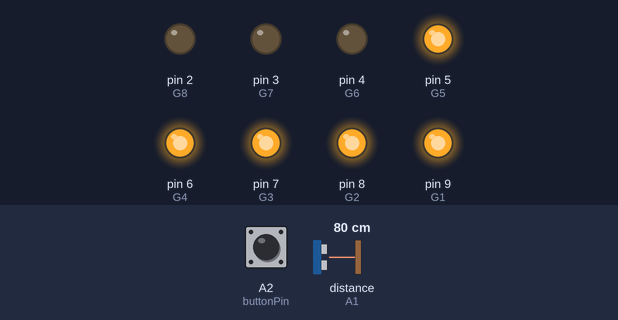
Recording of a sketch running on a simulated Arduino Uno, built with avr-gcc and run on an emulated ATmega328P. On the bench: output pins drawn as LEDs (lit = HIGH). Inputs (shaded band) come from the test bench; at power-on: A2 (buttonPin) HIGH, distance to the obstacle (sensor on A1) 80 cm. The echo pulse lasts 58.3 µs per cm; EEPROM starts erased; pins used as bus, display or sensor lines are not drawn.

Above: at 1.2 s.
1.3 s: A2 (buttonPin) pulled LOW for 0.25 s
At 1.9 s:
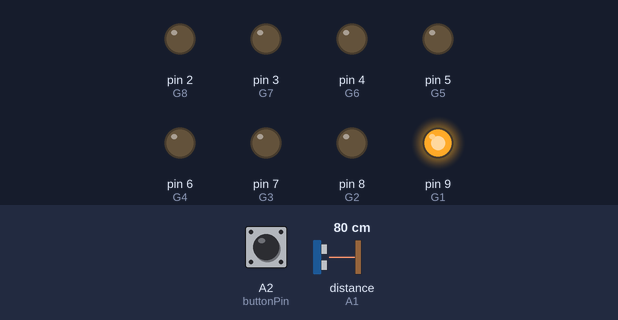
At 6.9 s:
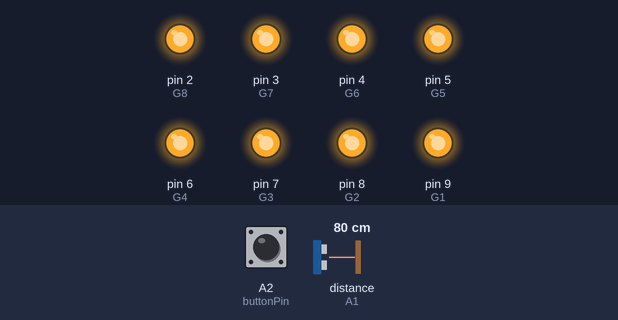
7.5 s: A2 (buttonPin) pulled LOW for 3.2 s
At 11.2 s:
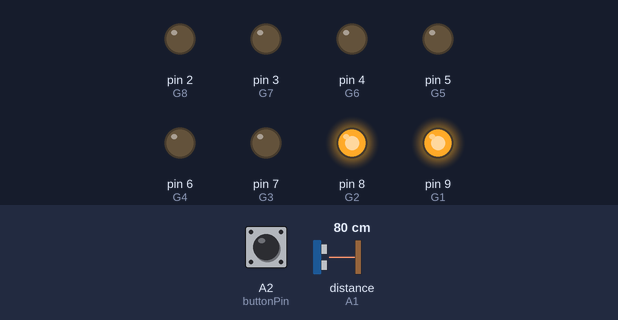
Timing chart, 0 to 18.8 s (numbered marks = the images above; inputs shaded):
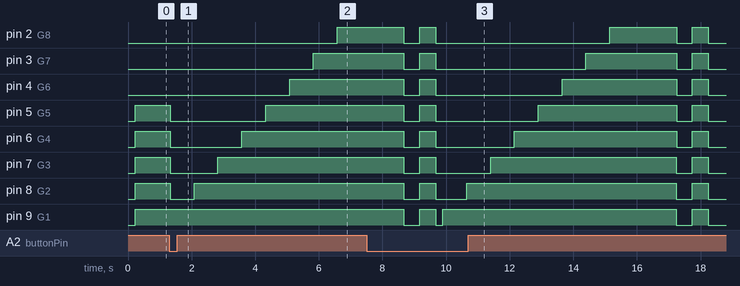

Measured:
- after the input at 1.3 s, pin 2 (G8): LOW → HIGH after 5.3 s; pin 3 (G7): LOW → HIGH after 4.5 s; pin 4 (G6): LOW → HIGH after 3.8 s; pin 5 (G5): HIGH → LOW at once, → HIGH 3.0 s later; pin 6 (G4): HIGH → LOW at once, → HIGH 2.3 s later

The sketch:

code_Project_26.ino
```cpp
/*
 By:Farkad Adnan
 E-mail: farkad.hpfa95@gmail.com
 inst : farkadadnan
 #farkadadnan , #farkad_adnan , فرقد عدنان#
 FaceBook: كتاب عالم الاردوينو
 inst : arduinobook
 #كتاب_عالم_الاردوينو  #كتاب_عالم_الآردوينو
 */
#include <NewPing.h>
#include <EEPROM.h>

const int G1 = 9;
const int G2 = 8;
const int G3 = 7;
const int G4 = 6;
const int G5 = 5;
const int G6 = 4;
const int G7 = 3;
const int G8 = 2;
const int R1 = 13;
const int R2 = 12;
const int R3 = 11;
const int R4 = 10;
const int trigPin = A0;
const int echoPin = A1;
const int buttonPin = A2;
NewPing sonar(trigPin, echoPin, 300);

const int minDeviation = 5;
const int timeout = 10;
const int ledDistance = 6;
const int calibrationDelay = 750;

int idealDistance = 5;
int rawSonar;
int distance;
int prevDistance = 0;
unsigned long lastMoved = 0;


void setup() {
  pinMode(G1, OUTPUT);
  pinMode(G2, OUTPUT);
  pinMode(G3, OUTPUT);
  pinMode(G4, OUTPUT);
  pinMode(G5, OUTPUT);
  pinMode(G6, OUTPUT);
  pinMode(G7, OUTPUT);
  pinMode(G8, OUTPUT);
  pinMode(R1, OUTPUT);
  pinMode(R2, OUTPUT);
  pinMode(R3, OUTPUT);
  pinMode(R4, OUTPUT);

  pinMode(buttonPin, INPUT_PULLUP);
  if (EEPROM.read(0) != 255) {
    idealDistance = EEPROM.read(0);
  }
  Serial.begin(9600);
}
void loop() {
  delay(100);
  rawSonar = sonar.ping_median(5);
  if (rawSonar != 0) {
    distance = rawSonar / US_ROUNDTRIP_IN;
    distance -= idealDistance;
  }
  else {
    setLEDs(0, 0, 0, 0, 0, 0, 0, 0, 0, 0, 0, 0);
  }
  if (abs(distance - prevDistance) >= minDeviation) {
    lastMoved = 0;
    prevDistance = distance;
    if (distance < ledDistance * 9 && distance >= ledDistance * 8) {
      setLEDs(1, 0, 0, 0, 0, 0, 0, 0, 0, 0, 0, 0);
    }
    else if (distance < ledDistance * 8 && distance >= ledDistance * 7) {
      setLEDs(1, 1, 0, 0, 0, 0, 0, 0, 0, 0, 0, 0);
    }
    else if (distance < ledDistance * 7 && distance >= ledDistance * 6) {
      setLEDs(1, 1, 1, 0, 0, 0, 0, 0, 0, 0, 0, 0);
    }
    else if (distance < ledDistance * 6 && distance >= ledDistance * 5) {
      setLEDs(1, 1, 1, 1, 0, 0, 0, 0, 0, 0, 0, 0);
    }
    else if (distance < ledDistance * 5 && distance >= ledDistance * 4) {
      setLEDs(1, 1, 1, 1, 1, 0, 0, 0, 0, 0, 0, 0);
    }
    else if (distance < ledDistance * 4 && distance >= ledDistance * 3) {
      setLEDs(1, 1, 1, 1, 1, 1, 0, 0, 0, 0, 0, 0);
    }
    else if (distance < ledDistance * 3 && distance >= ledDistance * 2) {
      setLEDs(1, 1, 1, 1, 1, 1, 1, 0, 0, 0, 0, 0);
    }
    else if (distance < ledDistance * 2 && distance >= ledDistance) {
      setLEDs(1, 1, 1, 1, 1, 1, 1, 1, 0, 0, 0, 0);
    }
    else if (distance <= idealDistance) {
      setLEDs(0, 0, 0, 0, 0, 0, 0, 0, 1, 1, 1, 1);
    }
  }
  else {
    if (lastMoved == 0) {
      lastMoved = millis(); //set the timer
    }

    if (lastMoved != 0 && millis() - lastMoved >= timeout * 1000) {
      setLEDs(0, 0, 0, 0, 0, 0, 0, 0, 0, 0, 0, 0);
      lastMoved = 0;
    }
  }
  if (digitalRead(buttonPin) == LOW) {
    calibrationCountdown();
    rawSonar = sonar.ping_median(30);
    if (rawSonar != 0) {
      distance = rawSonar / US_ROUNDTRIP_IN;
      EEPROM.write(0, distance);
      idealDistance = distance;
      flashGreen();
    }
    else {
      flashRed();
    }
  }
}


void calibrationCountdown() {
  setLEDs(0, 0, 0, 0, 0, 0, 0, 0, 0, 0, 0, 0);
  //turn off all the leds
  setLEDs(1, 0, 0, 0, 0, 0, 0, 0, 0, 0, 0, 0);
  //turn on the first led
  delay(calibrationDelay); //pause for a bit
  setLEDs(1, 1, 0, 0, 0, 0, 0, 0, 0, 0, 0, 0);
  //continue the pattern...
  delay(calibrationDelay);
  setLEDs(1, 1, 1, 0, 0, 0, 0, 0, 0, 0, 0, 0);
  //continue the pattern...
  delay(calibrationDelay);
  setLEDs(1, 1, 1, 1, 0, 0, 0, 0, 0, 0, 0, 0);
  delay(calibrationDelay);
  setLEDs(1, 1, 1, 1, 1, 0, 0, 0, 0, 0, 0, 0);
  delay(calibrationDelay);
  setLEDs(1, 1, 1, 1, 1, 1, 0, 0, 0, 0, 0, 0);
  delay(calibrationDelay);
  setLEDs(1, 1, 1, 1, 1, 1, 1, 0, 0, 0, 0, 0);
  delay(calibrationDelay);
  setLEDs(1, 1, 1, 1, 1, 1, 1, 1, 0, 0, 0, 0);
  delay(calibrationDelay);
}


void flashGreen() {
  setLEDs(0, 0, 0, 0, 0, 0, 0, 0, 0, 0, 0, 0);
  setLEDs(1, 1, 1, 1, 1, 1, 1, 1, 0, 0, 0, 0);
  delay(500);
  setLEDs(0, 0, 0, 0, 0, 0, 0, 0, 0, 0, 0, 0);
  delay(500);
  setLEDs(1, 1, 1, 1, 1, 1, 1, 1, 0, 0, 0, 0);
  delay(500);
  setLEDs(0, 0, 0, 0, 0, 0, 0, 0, 0, 0, 0, 0);
}

void flashRed() {
  setLEDs(0, 0, 0, 0, 0, 0, 0, 0, 0, 0, 0, 0);
  setLEDs(0, 0, 0, 0, 0, 0, 0, 0, 1, 1, 1, 1);
  delay(500);
  setLEDs(0, 0, 0, 0, 0, 0, 0, 0, 0, 0, 0, 0);
  delay(500);
  setLEDs(0, 0, 0, 0, 0, 0, 0, 0, 1, 1, 1, 1);
  delay(500); //wait
  setLEDs(0, 0, 0, 0, 0, 0, 0, 0, 0, 0, 0, 0);
}
void setLEDs(int led1, int led2, int led3, int led4, int led5, int led6, int led7, int led8, int led9, int led10, int led11, int led12) {
  digitalWrite(G1, led1);
  digitalWrite(G2, led2);
  digitalWrite(G3, led3);
  digitalWrite(G4, led4);
  digitalWrite(G5, led5);
  digitalWrite(G6, led6);
  digitalWrite(G7, led7);
  digitalWrite(G8, led8);
  digitalWrite(R1, led9);
  digitalWrite(R2, led10);
  digitalWrite(R3, led11);
  digitalWrite(R4, led12);
}
```
